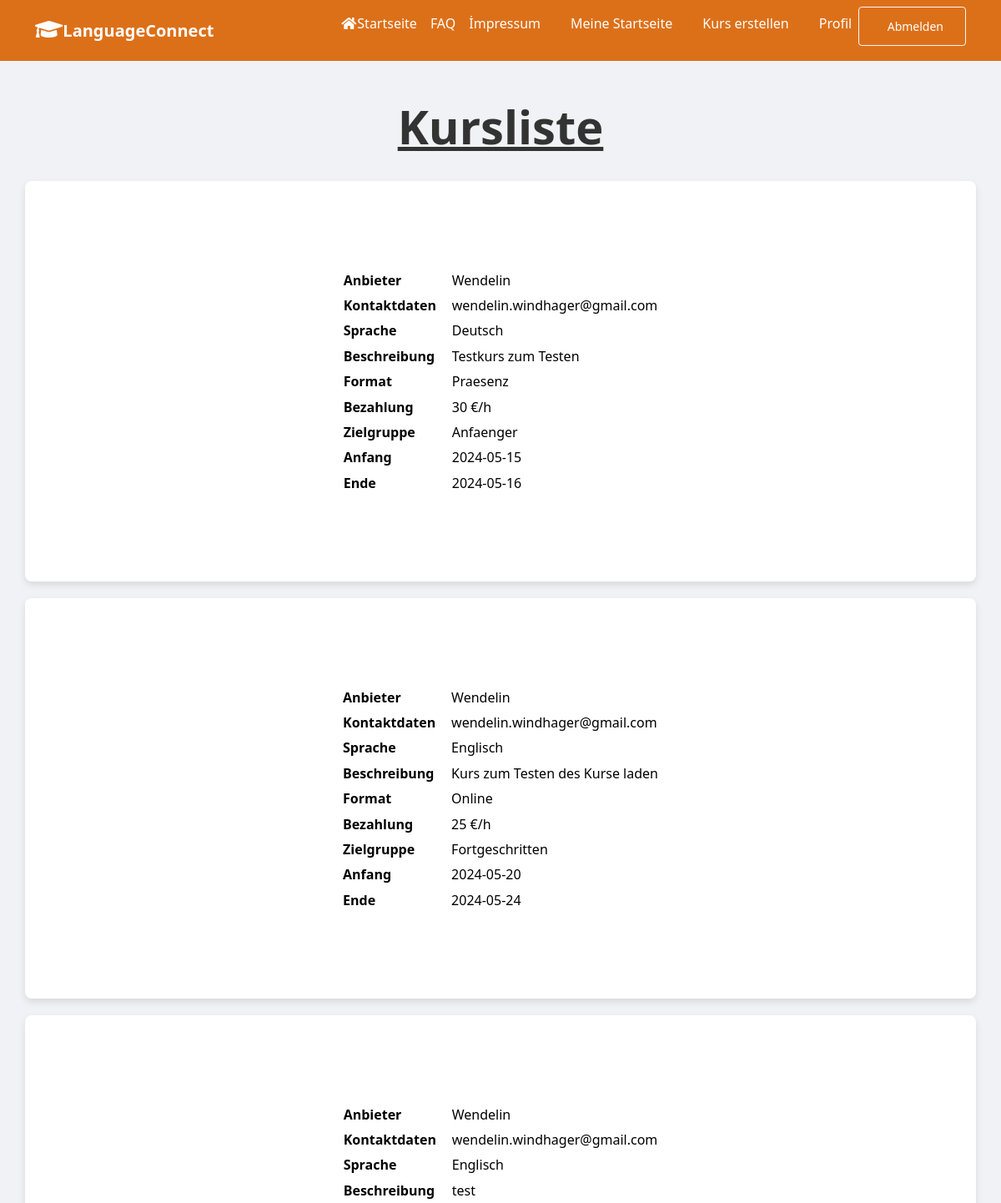
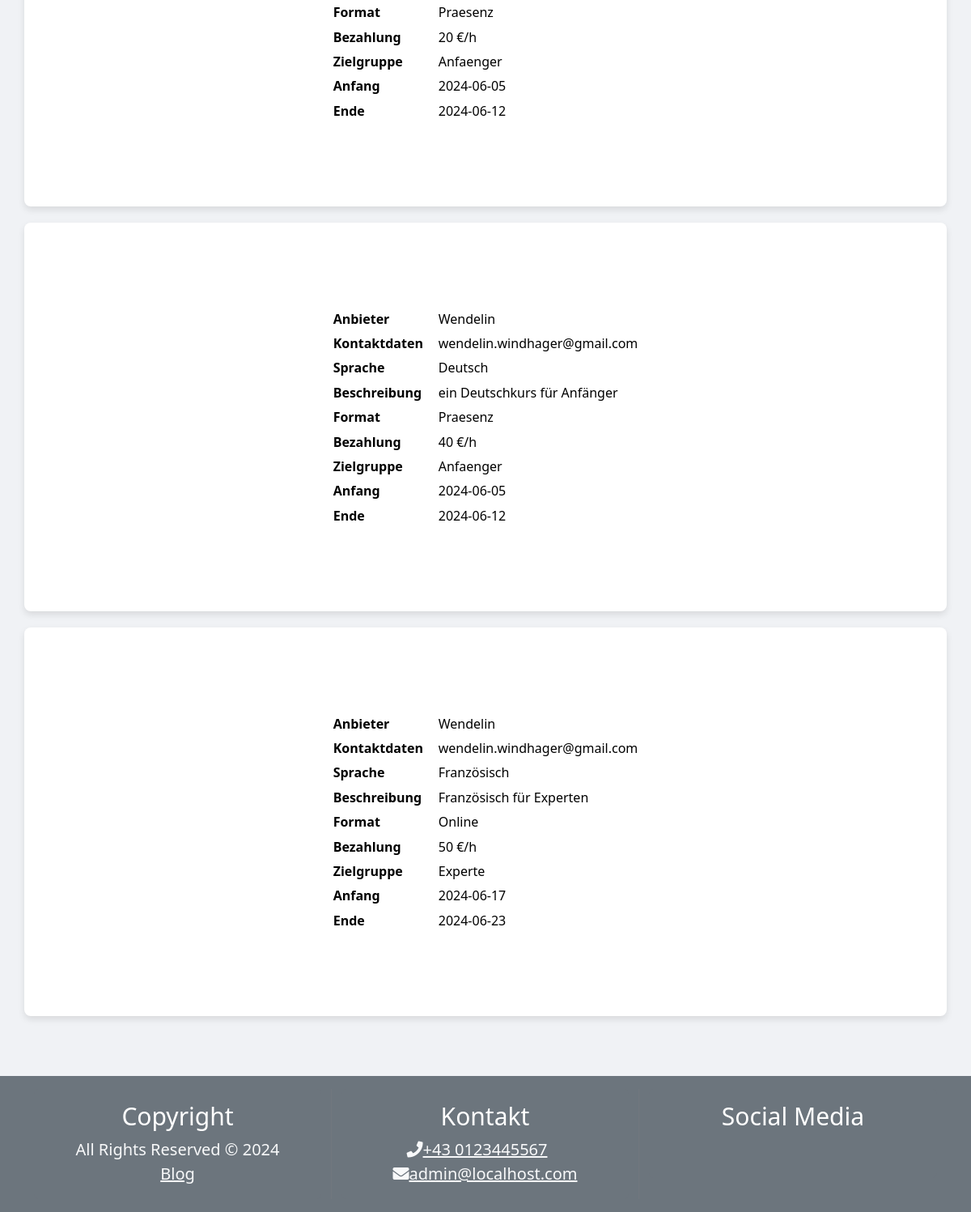
Screenshot of /frontend/kursliste.php (signed in) with the database file from the repository (2 pictures, top to bottom).
### tables this page shows
CREATE TABLE `kurse` (
                         `Kursname` text NOT NULL,
                         `Anbieter_Email` text NOT NULL,
                         `Anbieter` text NOT NULL,
                         `Sprache` text NOT NULL,
                         `Beschreibung` text NOT NULL,
                         `Kursformat` enum('Online','Praesenz') NOT NULL,
                         `Zielgruppe` enum('Anfaenger','Fortgeschritten','Experte') NOT NULL,
                         `Kursdauer_Anfang` date NOT NULL,
                         `Kursdauer_Ende` date NOT NULL,
                         `Preis` int(11) NOT NULL,
                         `Gebucht` tinyint(1) NOT NULL,
                         `Gebucht_von` text NOT NULL,
                         `KursID` int(11) NOT NULL
);

### frontend/kursliste.php (the view, shortened to what this page needs)
<!DOCTYPE html>
<html lang="de">
<head>
    <link href="https://cdn.jsdelivr.net/npm/bootstrap@5.3.3/dist/css/bootstrap.min.css" rel="stylesheet">
    <link rel="stylesheet" href="https://cdnjs.cloudflare.com/ajax/libs/font-awesome/5.15.4/css/all.min.css">
    <link rel="stylesheet" href="../css/style.css">
</head>
<body>
<header>
    <?php include './navbar.php'; ?>
</header>
<main>
    <br><br><h1 class="welcome-heading">Kursliste</h1><br>
    <?php
    $db = getDBConnection();
    $currentuser = $_SESSION['username'];
    $isTutor = isset($_SESSION['isTutor']) && $_SESSION['isTutor'];
    if ($isTutor) {
        $sql = "SELECT Kursname, Anbieter, Anbieter_Email, Sprache, Beschreibung, Kursformat, Zielgruppe, Kursdauer_Anfang, Kursdauer_Ende, Preis
                FROM kurse
                WHERE Anbieter = '$currentuser'";
    } else {
        $sql = "SELECT Kursname, Anbieter, Anbieter_Email, Sprache, Beschreibung, Kursformat, Zielgruppe, Kursdauer_Anfang, Kursdauer_Ende, Preis
                FROM kurse
                WHERE KursID NOT IN (SELECT KursID FROM kurse WHERE Gebucht_von = '$currentuser')";
    }
    $result = $db->query($sql);
    if ($result->num_rows > 0) {
        while ($row = $result->fetch_assoc()) {
            ?>
            <div class="buttonbox">
                <table class="table table-borderless">
                    <tbody class="table-body">
                    <tr>
                        <td class="label">Anbieter &nbsp;&nbsp;</td>
                        <td class="data"><?php echo $row['Anbieter']; ?></td>
                    </tr>
                    <tr>
                        <td class="label">Kontaktdaten &nbsp;&nbsp;</td>
                        <td class="data"><?php echo $row['Anbieter_Email']; ?></td>
                    </tr>
                    <tr>
                        <td class="label">Sprache &nbsp;&nbsp;</td>
                        <td class="data"><?php echo $row['Sprache']; ?></td>
                    </tr>
                    <tr>
                        <td class="label">Beschreibung &nbsp;&nbsp;</td>
                        <td class="data"><?php echo $row['Beschreibung']; ?></td>
                    </tr>
                    <tr>
                        <td class="label">Format &nbsp;&nbsp;</td>
                        <td class="data"><?php echo $row['Kursformat']; ?></td>
                    </tr>
                    <tr>
                        <td class="label">Bezahlung &nbsp;&nbsp;</td>
                        <td class="data"><?php echo $row['Preis']; ?> €/h</td>
                    </tr>
                    <tr>
                        <td class="label">Zielgruppe &nbsp;&nbsp;</td>
                        <td class="data"><?php echo $row['Zielgruppe']; ?></td>
                    </tr>
                    <tr>
                        <td class="label">Anfang &nbsp;&nbsp;</td>
                        <td class="data"><?php echo $row['Kursdauer_Anfang']; ?></td>
                    </tr>
                    <tr>
                        <td class="label">Ende &nbsp;&nbsp;</td>
                        <td class="data"><?php echo $row['Kursdauer_Ende']; ?></td>
                    </tr>
                    </tbody>
                </table>
            </div>
            <?php
        }
    } else {
        echo "Keine Kurse gefunden.";
    }
    ?>
</main>
<footer>
    <?php include './footer.php'; ?>
</footer>
</body>
</html>

### css/style.css (style rules this page uses)
h1, h2 { color: #333; }
main { padding: 20px 20px 60px; margin-top:40px; align-content:center; text-align:center; flex:1; }
.buttonbox { display: flex; justify-content: center; align-items: center; height: 60vh; margin: 0; background-color: #f6e5d8; }

### frontend/kursliste.php (style rules this page uses)
.buttonbox { display: flex; flex-direction: column; align-items: center; margin-bottom: 20px; padding: 20px; background-color: #ffffff; border-radius: 8px; box-shadow: 0 4px 8px rgba(0, 0, 0, 0.1); }
.table td, .table th { padding: 0.2rem; }
.table { width: auto; margin: 0 auto; }
.label { font-weight: bold; margin-bottom: 25px; text-align: left; }
.data { text-align: left; }
body { background-color: #f0f2f5; }
main { padding: 30px; }
.welcome-heading { text-align: center; text-decoration: underline; font-size: 3.5rem; font-weight: bold; }

### rows the page displays
kurse: Anbieter "Wendelin", Anbieter_Email "wendelin.windhager@gmail.com", Sprache "Deutsch", Beschreibung "Testkurs zum Testen", Kursformat "Praesenz", Preis "30", Zielgruppe "Anfaenger", Kursdauer_Anfang "2024-05-15", Kursdauer_Ende "2024-05-16"
kurse: Anbieter "Wendelin", Anbieter_Email "wendelin.windhager@gmail.com", Sprache "Englisch", Beschreibung "Kurs zum Testen des Kurse laden", Kursformat "Online", Preis "25", Zielgruppe "Fortgeschritten", Kursdauer_Anfang "2024-05-20", Kursdauer_Ende "2024-05-24"
kurse: Anbieter "Wendelin", Anbieter_Email "wendelin.windhager@gmail.com", Sprache "Englisch", Beschreibung "test", Kursformat "Praesenz", Preis "20", Zielgruppe "Anfaenger", Kursdauer_Anfang "2024-06-05", Kursdauer_Ende "2024-06-12"
kurse: Anbieter "Wendelin", Anbieter_Email "wendelin.windhager@gmail.com", Sprache "Deutsch", Beschreibung "ein Deutschkurs für Anfänger", Kursformat "Praesenz", Preis "40", Zielgruppe "Anfaenger", Kursdauer_Anfang "2024-06-05", Kursdauer_Ende "2024-06-12"
kurse: Anbieter "Wendelin", Anbieter_Email "wendelin.windhager@gmail.com", Sprache "Französisch", Beschreibung "Französisch für Experten", Kursformat "Online", Preis "50", Zielgruppe "Experte", Kursdauer_Anfang "2024-06-17", Kursdauer_Ende "2024-06-23"
